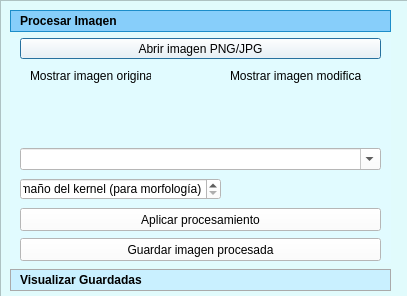
<?xml version="1.0" encoding="UTF-8"?>
<ui version="4.0">
 <class>Dialog</class>
 <widget class="QDialog" name="Dialog">
  <property name="geometry">
   <rect>
    <x>0</x>
    <y>0</y>
    <width>407</width>
    <height>296</height>
   </rect>
  </property>
  <property name="windowTitle">
   <string>Dialog</string>
  </property>
  <widget class="QToolBox" name="toolBox">
   <property name="geometry">
    <rect>
     <x>10</x>
     <y>10</y>
     <width>381</width>
     <height>281</height>
    </rect>
   </property>
   <property name="styleSheet">
    <string notr="true">/* Fondo del contenido de cada pestaña */
QToolBox QWidget {
    background-color: #e1fbff;  /* Color del contenido abierto (celeste claro) */
}

/* Pestañas no seleccionadas */
QToolBox::tab {
    background: #c9f0ff;        /* Celeste pastel */
    color: black;
    font-weight: bold;
    border: 1px solid #aaaaaa;
    padding: 5px;
}

/* Pestaña seleccionada */
QToolBox::tab:selected {
    background: #87cefa;        /* Azul claro (puedes cambiar) */
    color: black;
    font-weight: bold;
    border: 1px solid #1c8dc9;
}

</string>
   </property>
   <property name="currentIndex">
    <number>0</number>
   </property>
   <widget class="QWidget" name="pagina_procesarimg">
    <property name="geometry">
     <rect>
      <x>0</x>
      <y>0</y>
      <width>381</width>
      <height>227</height>
     </rect>
    </property>
    <property name="styleSheet">
     <string notr="true"/>
    </property>
    <attribute name="label">
     <string>Procesar Imagen</string>
    </attribute>
    <widget class="QPushButton" name="Boton_abririmagen">
     <property name="geometry">
      <rect>
       <x>10</x>
       <y>0</y>
       <width>361</width>
       <height>21</height>
      </rect>
     </property>
     <property name="styleSheet">
      <string notr="true">background-color: rgb(255, 255, 255);</string>
     </property>
     <property name="text">
      <string>Abrir imagen PNG/JPG</string>
     </property>
    </widget>
    <widget class="QLabel" name="labelOriginal">
     <property name="geometry">
      <rect>
       <x>20</x>
       <y>30</y>
       <width>121</width>
       <height>16</height>
      </rect>
     </property>
     <property name="styleSheet">
      <string notr="true"/>
     </property>
     <property name="text">
      <string>Mostrar imagen original</string>
     </property>
     <property name="scaledContents">
      <bool>true</bool>
     </property>
    </widget>
    <widget class="QLabel" name="labelProcesada">
     <property name="geometry">
      <rect>
       <x>220</x>
       <y>30</y>
       <width>131</width>
       <height>16</height>
      </rect>
     </property>
     <property name="lineWidth">
      <number>8</number>
     </property>
     <property name="text">
      <string>Mostrar imagen modificada</string>
     </property>
     <property name="scaledContents">
      <bool>true</bool>
     </property>
    </widget>
    <widget class="QComboBox" name="Combo_binarizacion">
     <property name="geometry">
      <rect>
       <x>10</x>
       <y>110</y>
       <width>361</width>
       <height>22</height>
      </rect>
     </property>
     <property name="styleSheet">
      <string notr="true">background-color: rgb(255, 255, 255);</string>
     </property>
     <property name="editable">
      <bool>true</bool>
     </property>
     <property name="currentText">
      <string/>
     </property>
     <property name="currentIndex">
      <number>0</number>
     </property>
     <property name="maxVisibleItems">
      <number>7</number>
     </property>
     <property name="duplicatesEnabled">
      <bool>false</bool>
     </property>
     <property name="modelColumn">
      <number>0</number>
     </property>
     <item>
      <property name="text">
       <string/>
      </property>
     </item>
     <item>
      <property name="text">
       <string/>
      </property>
     </item>
    </widget>
    <widget class="QSpinBox" name="spinKernel">
     <property name="geometry">
      <rect>
       <x>10</x>
       <y>140</y>
       <width>201</width>
       <height>22</height>
      </rect>
     </property>
     <property name="styleSheet">
      <string notr="true">background-color: rgb(255, 255, 255);</string>
     </property>
     <property name="specialValueText">
      <string>Tamaño del kernel (para morfología)</string>
     </property>
    </widget>
    <widget class="QPushButton" name="Boton_aplicar">
     <property name="geometry">
      <rect>
       <x>10</x>
       <y>170</y>
       <width>361</width>
       <height>23</height>
      </rect>
     </property>
     <property name="styleSheet">
      <string notr="true">background-color: rgb(255, 255, 255);</string>
     </property>
     <property name="text">
      <string>Aplicar procesamiento</string>
     </property>
    </widget>
    <widget class="QPushButton" name="Boton_guardar">
     <property name="geometry">
      <rect>
       <x>10</x>
       <y>200</y>
       <width>361</width>
       <height>23</height>
      </rect>
     </property>
     <property name="styleSheet">
      <string notr="true">background-color: rgb(255, 255, 255);</string>
     </property>
     <property name="text">
      <string>Guardar imagen procesada</string>
     </property>
    </widget>
   </widget>
   <widget class="QWidget" name="pagina_visualizarguardadas">
    <property name="geometry">
     <rect>
      <x>0</x>
      <y>0</y>
      <width>381</width>
      <height>227</height>
     </rect>
    </property>
    <attribute name="label">
     <string>Visualizar Guardadas</string>
    </attribute>
    <widget class="QListWidget" name="listaImagenes">
     <property name="geometry">
      <rect>
       <x>0</x>
       <y>0</y>
       <width>381</width>
       <height>192</height>
      </rect>
     </property>
    </widget>
    <widget class="QLabel" name="labelVistaGuardada">
     <property name="geometry">
      <rect>
       <x>20</x>
       <y>10</y>
       <width>251</width>
       <height>16</height>
      </rect>
     </property>
     <property name="text">
      <string>Visualización de la imagen seleccionada</string>
     </property>
    </widget>
    <widget class="QPushButton" name="Boton_cargarSeleccionada">
     <property name="geometry">
      <rect>
       <x>14</x>
       <y>60</y>
       <width>351</width>
       <height>23</height>
      </rect>
     </property>
     <property name="styleSheet">
      <string notr="true">background-color: rgb(255, 255, 255);</string>
     </property>
     <property name="text">
      <string>Cargar imagen seleccionada en el visor</string>
     </property>
    </widget>
    <widget class="QPushButton" name="Boton_EliminarImagen">
     <property name="geometry">
      <rect>
       <x>14</x>
       <y>100</y>
       <width>351</width>
       <height>23</height>
      </rect>
     </property>
     <property name="styleSheet">
      <string notr="true">background-color: rgb(255, 255, 255);</string>
     </property>
     <property name="text">
      <string> Eliminar imagen de la lista/disco</string>
     </property>
    </widget>
   </widget>
  </widget>
  <widget class="QFrame" name="frame">
   <property name="geometry">
    <rect>
     <x>0</x>
     <y>0</y>
     <width>451</width>
     <height>381</height>
    </rect>
   </property>
   <property name="styleSheet">
    <string notr="true">background-color: rgb(225, 251, 252);</string>
   </property>
   <property name="frameShape">
    <enum>QFrame::StyledPanel</enum>
   </property>
   <property name="frameShadow">
    <enum>QFrame::Raised</enum>
   </property>
  </widget>
  <zorder>frame</zorder>
  <zorder>toolBox</zorder>
 </widget>
 <resources/>
 <connections/>
</ui>
